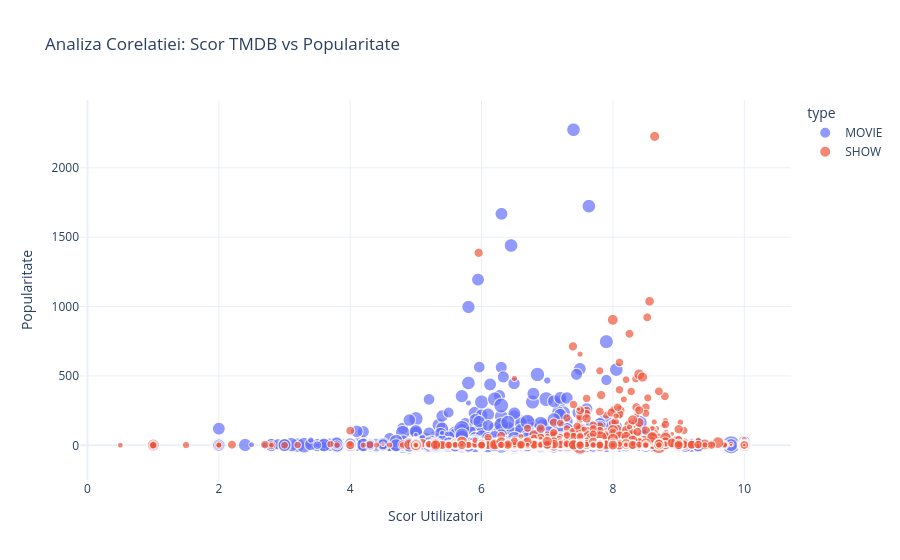

Notebook code cell kept with this figure:
### Code cell
# 3. Analiza Calitatii 
df_clean = df.dropna(subset=['tmdb_popularity', 'tmdb_score'])

# Cream graficul scatter interactiv
fig_scatter = px.scatter(df_clean, 
                         x='tmdb_score', 
                         y='tmdb_popularity', 
                         color='type', 
                         size='runtime',
                         hover_name='title', 
                         title='Analiza Corelatiei: Scor TMDB vs Popularitate',
                         labels={'tmdb_score': 'Scor Utilizatori', 'tmdb_popularity': 'Popularitate'},
                         template='plotly_white')

fig_scatter.show()

### Figure 1 — Plotly figure (JSON) as saved in the notebook; plotly's stock layout.template omitted (floating-point values rounded to 4 significant figures; data arrays with more than 128 entries replaced by an {"elided": "..."} marker saying what was removed)
{"data": [{"hovertemplate": "<b>%{hovertext}</b><br><br>type=MOVIE<br>Scor Utilizatori=%{x}<br>Popularitate=%{y}<br>runtime=%{marker.size}<extra></extra>", "hovertext": {"elided": "3549 str values"}, "legendgroup": "MOVIE", "marker": {"color": "#636efa", "size": {"elided": "3549 int values"}, "sizemode": "area", "sizeref": 0.6, "symbol": "circle"}, "mode": "markers", "name": "MOVIE", "showlegend": true, "type": "scattergl", "x": {"elided": "3549 float values"}, "xaxis": "x", "y": {"elided": "3549 float values"}, "yaxis": "y"}, {"hovertemplate": "<b>%{hovertext}</b><br><br>type=SHOW<br>Scor Utilizatori=%{x}<br>Popularitate=%{y}<br>runtime=%{marker.size}<extra></extra>", "hovertext": {"elided": "1990 str values"}, "legendgroup": "SHOW", "marker": {"color": "#EF553B", "size": {"elided": "1990 int values"}, "sizemode": "area", "sizeref": 0.6, "symbol": "circle"}, "mode": "markers", "name": "SHOW", "showlegend": true, "type": "scattergl", "x": {"elided": "1990 float values"}, "xaxis": "x", "y": {"elided": "1990 float values"}, "yaxis": "y"}], "layout": {"legend": {"itemsizing": "constant", "title": {"text": "type"}, "tracegroupgap": 0}, "title": {"text": "Analiza Corelatiei: Scor TMDB vs Popularitate"}, "xaxis": {"anchor": "y", "domain": [0, 1], "title": {"text": "Scor Utilizatori"}}, "yaxis": {"anchor": "x", "domain": [0, 1], "title": {"text": "Popularitate"}}}}
